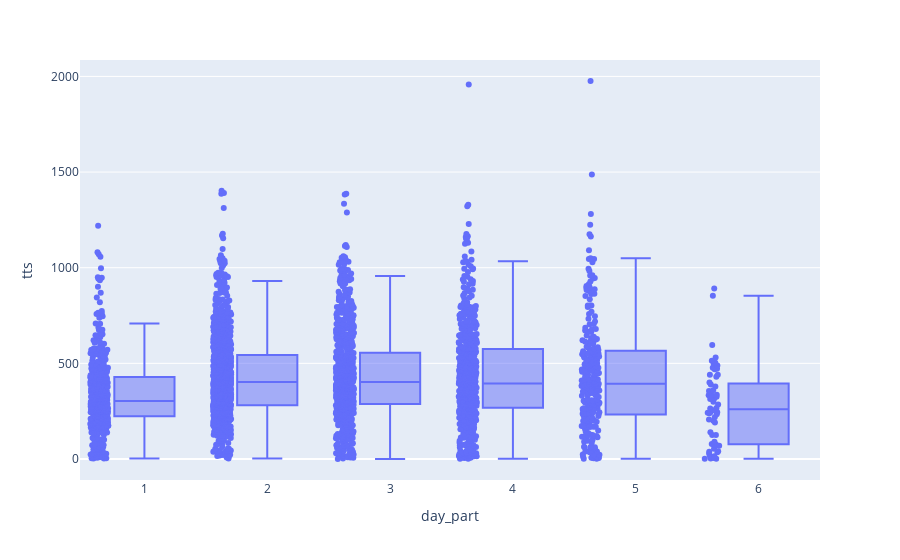

Notebook cell for this chart:
### Code cell
# Lets see how that breaks down by time of day
fig = px.box(df, x="day_part", y="tts", points='all')
fig.show()

### Figure 1 — Plotly figure (JSON) as saved in the notebook; plotly's stock layout.template omitted (floating-point values rounded to 4 significant figures; data arrays with more than 128 entries replaced by an {"elided": "..."} marker saying what was removed)
{"data": [{"alignmentgroup": "True", "boxpoints": "all", "hovertemplate": "day_part=%{x}<br>tts=%{y}<extra></extra>", "legendgroup": "", "marker": {"color": "#636efa"}, "name": "", "notched": false, "offsetgroup": "", "orientation": "v", "showlegend": false, "type": "box", "x": {"elided": "3187 int values"}, "x0": " ", "xaxis": "x", "y": {"elided": "3187 int values"}, "y0": " ", "yaxis": "y"}], "layout": {"autosize": true, "boxmode": "group", "legend": {"tracegroupgap": 0}, "margin": {"t": 60}, "xaxis": {"anchor": "y", "autorange": true, "domain": [0, 1], "range": [0.4737, 6.5], "title": {"text": "day_part"}, "type": "linear"}, "yaxis": {"anchor": "x", "autorange": true, "domain": [0, 1], "range": [-109.8, 2086.0], "title": {"text": "tts"}, "type": "linear"}}}
